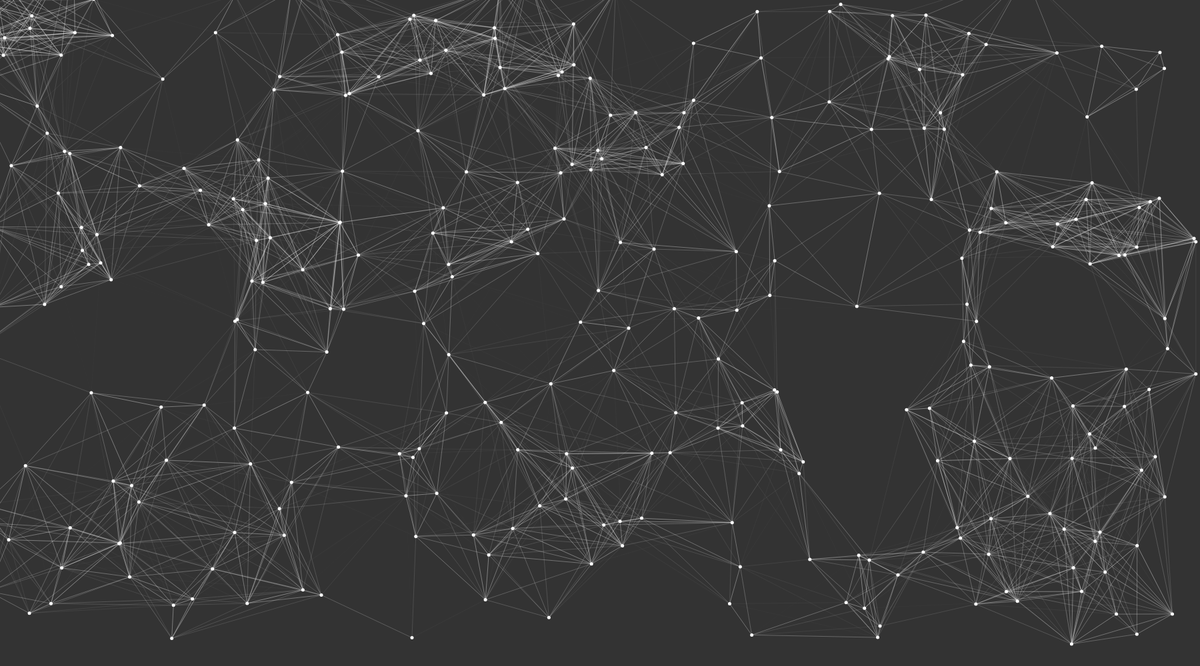
Frame 1 (no input)
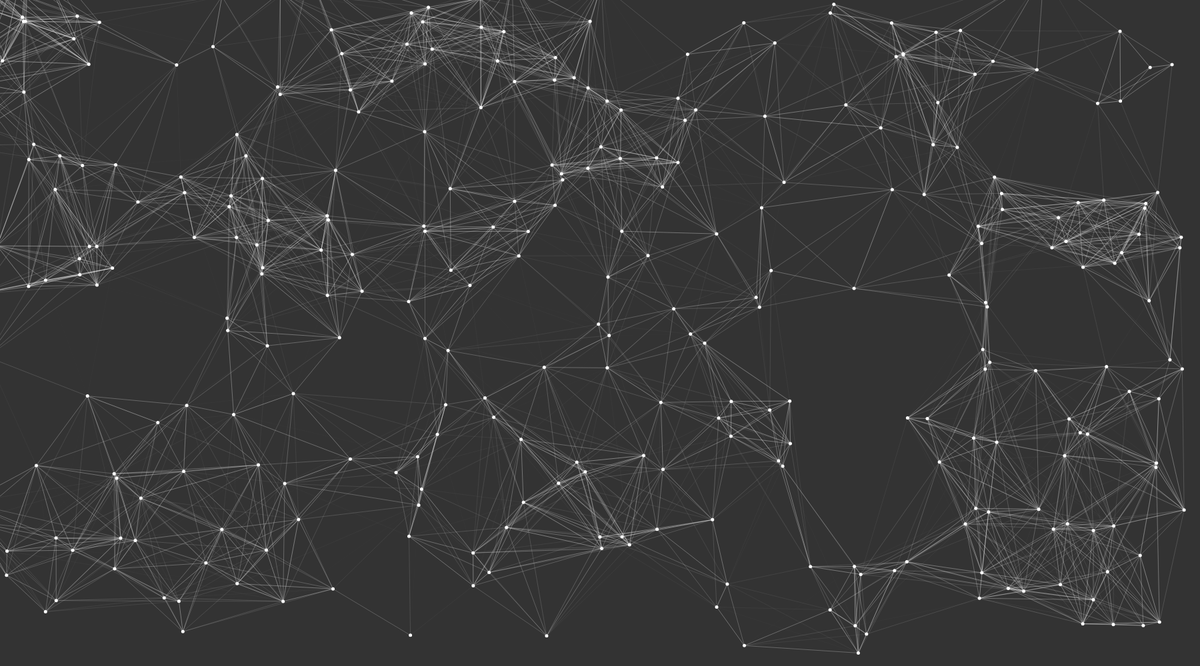
Frame 60 (no input)
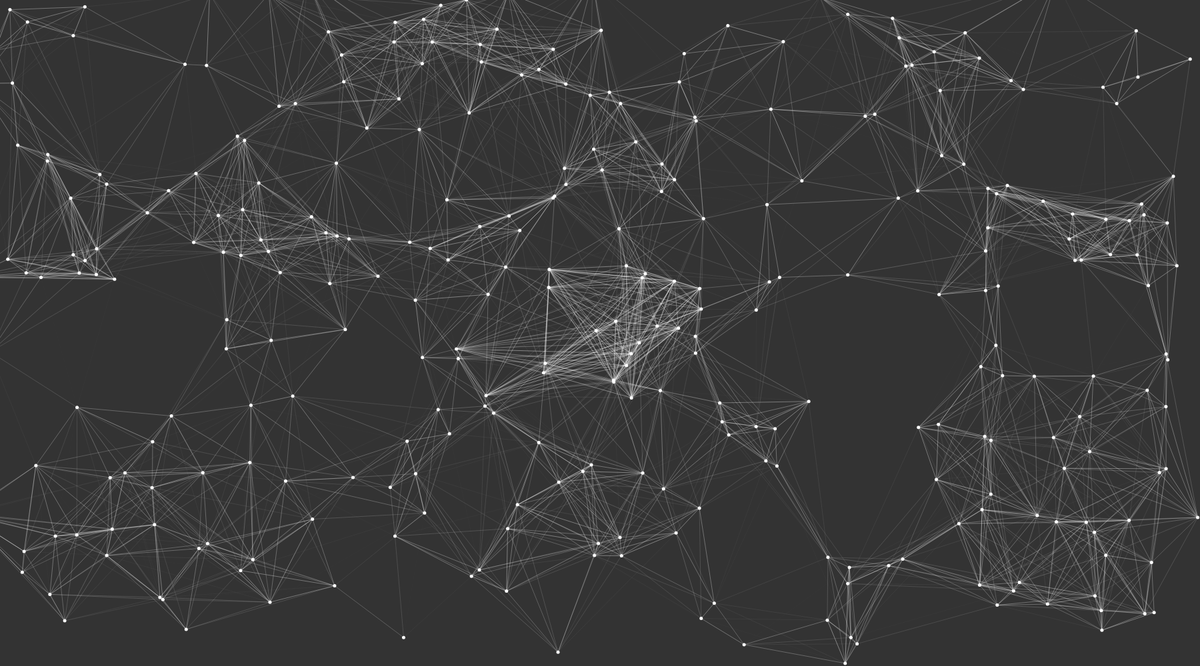
Frame 120 (the mouse pressed at the canvas centre since frame 60)

The p5.js sketch that drew these frames (run headless with seeded random() and noise() and a simulated clock; from frame 60 on, the mouse is pressed at the canvas centre):

// p5.js sketch
// ── sketch.js
var particles = [];
var edges = [];
var edgesDrawn = 0;
var maxConnectionDistance = 400;

function setup() {
	createCanvas(1800, 1000);
	background(0);

    //First create all the seeds and the particles they will produce
    //Notice we store all the seeds and particles in the same array
    var seed;
    for (var i = 0; i < 300; i++) {
        seed = new Seed(random(width), random(height));
        particles.push(seed);

        //For each seed add 2 or 3 particles
        var particleCount = random(2,3);
        for (j = 0; j < particleCount; j++) {
            particles.push(new Particle(seed));
        }
    }


    //Second create a symetric map of connections
    //Bassicaly connmap[i][j] and connmap[j][i] are true if there is a connection
    //between particle i and particle j
    var connmap = [];
    for (var i = 0; i < particles.length; i++) {
        connmap.push([]);
        for (var j = 0; j < particles.length; j++) {
            connmap[i].push(false);
        }
    }

    //Create the edges between some of the perticles
    for (var i = 0; i < particles.length; i++) {
        for (var j = 0; j < particles.length; j++) {
            if (particles[i] == particles[j]) {
                continue; //skip this pair because we can not connect particle to itself.
            }

            if (connmap[i][j] || connmap[j][i]) {
                continue; //skip this pair as it already connected
            }

            if (distSq(particles[i], particles[j]) >= maxConnectionDistance*maxConnectionDistance) {
                continue; //skip this pair as particles are too far eachother
            }

            edges.push(new Edge(particles[i], particles[j]));
            connmap[i][j] = connmap[j][i] = true; //notice we keep this symetric!
        }
    }

}

function draw() {
    background(51);

    //Update all particles
    for (var i = 0; i < particles.length; i++) {
        particles[i].update();
    }
    //Draw all edges
    for (var i = 0; i < edges.length; i++) {
        edges[i].show();
    }
    //Draw all particles
    for (var i = 0; i < particles.length; i++) {
        particles[i].show();
    }

}


//Little helper function which calculates the distance squared between 2 particles
function distSq(p1, p2) {

    var a1 = p1.anchor;
    var a2 = p2.anchor;

    var dx = a1.x - a2.x;
    var dy = a1.y - a2.y;
    return dx*dx + dy*dy;

}

// ── edge.js
//Very simple object
//Just draws a line between seed-seed, seed-particle, particle-particle pairs
function Edge(p1, p2) {
    this.p1 = p1;
    this.p2 = p2;



    this.show = function() {


        //Skip the drawing process if we have normal, but invisible particle involved
        if (this.p1.type == 'particle' && !this.p1.visible()) {
            return;
        }
        if (this.p2.type == 'particle' && !this.p2.visible()) {
            return;
        }

        //Also sklip the drawing process if particless are too far apart
        var d = distSq(this.p1, this.p2);
        if (d > 200*200) {
            return;
        }

        //Add some opacity to mimic stretching effect over the edge.
        var opacity = map(d, 0, 200*200, 100, 0);
        stroke(255, 255, 255, opacity);

        line(this.p1.pos.x, this.p1.pos.y, this.p2.pos.x, this.p2.pos.y);

    }
}

// ── particle.js
//Almost the same as the Seed

function Particle(seed) {

    //This line here is the crutial differance from Seed object
    //We set the anchor of the particle as a referance to the position of the seed
    //this way the anchor will move with the wiggling seed 'automatically'
    this.anchor = seed.pos;


    this.pos = this.anchor.copy();
    this.noiseOffsetX = random(1000);
    this.noiseOffsetY = random(1000);
    this.seed = seed;
    this.type = 'particle';

    this.update = function() {

        var wx, wy;

        var wiggle = 300;
        var wiggleScale = 1/50;

        //Calculate the wiggle components by using perlin noise
        wx = noise((this.noiseOffsetX + frameCount) * wiggleScale);
        wy = noise((this.noiseOffsetY + frameCount) * wiggleScale);

        //Apply the scaled wiggle components to the position
        this.pos.x = this.anchor.x + map(wx, 0, 1, -wiggle, wiggle);
        this.pos.y = this.anchor.y + map(wy, 0, 1, -wiggle, wiggle);

    }

    this.show = function() {
        if (!this.visible()) {
            return;
        }
        noStroke();
        fill(255);

        ellipse(this.pos.x, this.pos.y, 5, 5);
    }

    this.visible = function() {
        return this.seed.excited;
    }
}

// ── seed.js
function Seed(x, y) {
    //this is the seed anchor position and it is never updated
    this.anchor = createVector(x, y);

    //this is the updated position which wiggles arrownd the anchor
    this.pos = this.anchor.copy();

    //Noise offsets to produce more organic feel
    this.noiseOffsetX = random(1000);
    this.noiseOffsetY = random(1000);

    this.excited = false;
    this.type = 'seed';

    this.update = function() {

        //Play with this number to produce different wiggle behaviours
        var wiggle = 150;
        var wiggleScale = 1/500;

        //Calculate the wiggle components by using perlin noise
        wx = noise((this.noiseOffsetX + frameCount) * wiggleScale);
        wy = noise((this.noiseOffsetY + frameCount) * wiggleScale);


        //Apply the scaled wiggle components to the position
        this.pos.x = this.anchor.x + map(wx, 0, 1, -wiggle, wiggle);
        this.pos.y = this.anchor.y + map(wy, 0, 1, -wiggle, wiggle);

        //Excite the seed if it is close to the mouse cursor
        this.excited = dist(mouseX, mouseY, this.pos.x, this.pos.y) <= 100;


    }

    this.show = function() {
        noStroke();
        fill(255);
        ellipse(this.pos.x, this.pos.y, 5, 5);
    }
}
